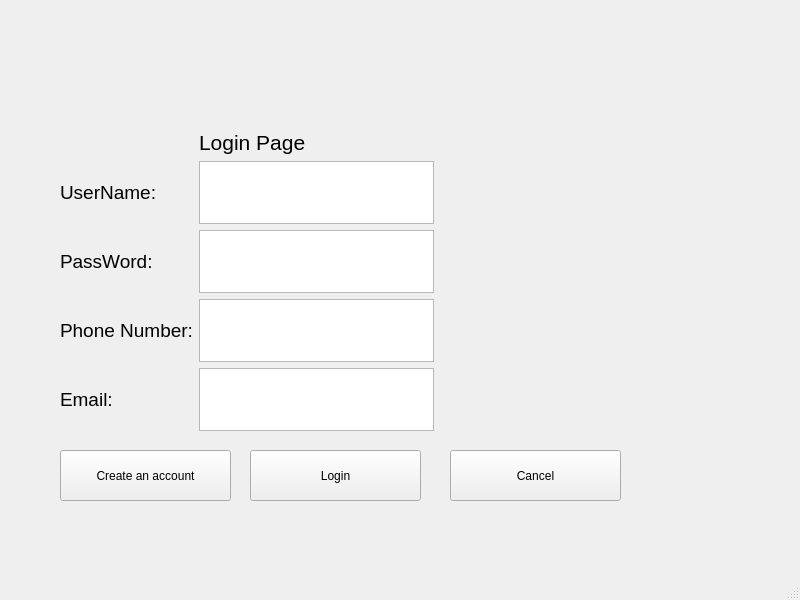
<?xml version="1.0" encoding="UTF-8"?>
<ui version="4.0">
 <class>MainWindow</class>
 <widget class="QMainWindow" name="MainWindow">
  <property name="geometry">
   <rect>
    <x>0</x>
    <y>0</y>
    <width>800</width>
    <height>600</height>
   </rect>
  </property>
  <property name="windowTitle">
   <string>MainWindow</string>
  </property>
  <widget class="QWidget" name="centralwidget">
   <widget class="QPushButton" name="pushButton">
    <property name="geometry">
     <rect>
      <x>60</x>
      <y>450</y>
      <width>171</width>
      <height>51</height>
     </rect>
    </property>
    <property name="text">
     <string>Create an account</string>
    </property>
   </widget>
   <widget class="QPushButton" name="pushButton_2">
    <property name="geometry">
     <rect>
      <x>250</x>
      <y>450</y>
      <width>171</width>
      <height>51</height>
     </rect>
    </property>
    <property name="text">
     <string>Login</string>
    </property>
   </widget>
   <widget class="QPushButton" name="pushButton_3">
    <property name="geometry">
     <rect>
      <x>450</x>
      <y>450</y>
      <width>171</width>
      <height>51</height>
     </rect>
    </property>
    <property name="text">
     <string>Cancel</string>
    </property>
   </widget>
   <widget class="QWidget" name="">
    <property name="geometry">
     <rect>
      <x>60</x>
      <y>130</y>
      <width>374</width>
      <height>301</height>
     </rect>
    </property>
    <layout class="QGridLayout" name="gridLayout">
     <item row="0" column="1">
      <widget class="QLabel" name="label">
       <property name="font">
        <font>
         <pointsize>16</pointsize>
        </font>
       </property>
       <property name="text">
        <string>Login Page</string>
       </property>
      </widget>
     </item>
     <item row="1" column="0">
      <widget class="QLabel" name="label_2">
       <property name="font">
        <font>
         <pointsize>14</pointsize>
        </font>
       </property>
       <property name="text">
        <string>UserName:</string>
       </property>
      </widget>
     </item>
     <item row="1" column="1">
      <widget class="QPlainTextEdit" name="plainTextEdit"/>
     </item>
     <item row="2" column="0">
      <widget class="QLabel" name="label_3">
       <property name="font">
        <font>
         <pointsize>14</pointsize>
        </font>
       </property>
       <property name="text">
        <string>PassWord:</string>
       </property>
      </widget>
     </item>
     <item row="2" column="1">
      <widget class="QPlainTextEdit" name="plainTextEdit_2"/>
     </item>
     <item row="3" column="0">
      <widget class="QLabel" name="label_4">
       <property name="font">
        <font>
         <pointsize>14</pointsize>
        </font>
       </property>
       <property name="text">
        <string>Phone Number:</string>
       </property>
      </widget>
     </item>
     <item row="3" column="1">
      <widget class="QPlainTextEdit" name="plainTextEdit_3"/>
     </item>
     <item row="4" column="0">
      <widget class="QLabel" name="label_5">
       <property name="font">
        <font>
         <pointsize>14</pointsize>
        </font>
       </property>
       <property name="text">
        <string>Email: </string>
       </property>
      </widget>
     </item>
     <item row="4" column="1">
      <widget class="QPlainTextEdit" name="plainTextEdit_4"/>
     </item>
    </layout>
   </widget>
  </widget>
  <widget class="QMenuBar" name="menubar">
   <property name="geometry">
    <rect>
     <x>0</x>
     <y>0</y>
     <width>800</width>
     <height>21</height>
    </rect>
   </property>
  </widget>
  <widget class="QStatusBar" name="statusbar"/>
 </widget>
 <resources/>
 <connections>
  <connection>
   <sender>pushButton_2</sender>
   <signal>clicked(bool)</signal>
   <receiver>MainWindow</receiver>
   <slot>setAnimated(bool)</slot>
   <hints>
    <hint type="sourcelabel">
     <x>299</x>
     <y>496</y>
    </hint>
    <hint type="destinationlabel">
     <x>355</x>
     <y>542</y>
    </hint>
   </hints>
  </connection>
 </connections>
</ui>
